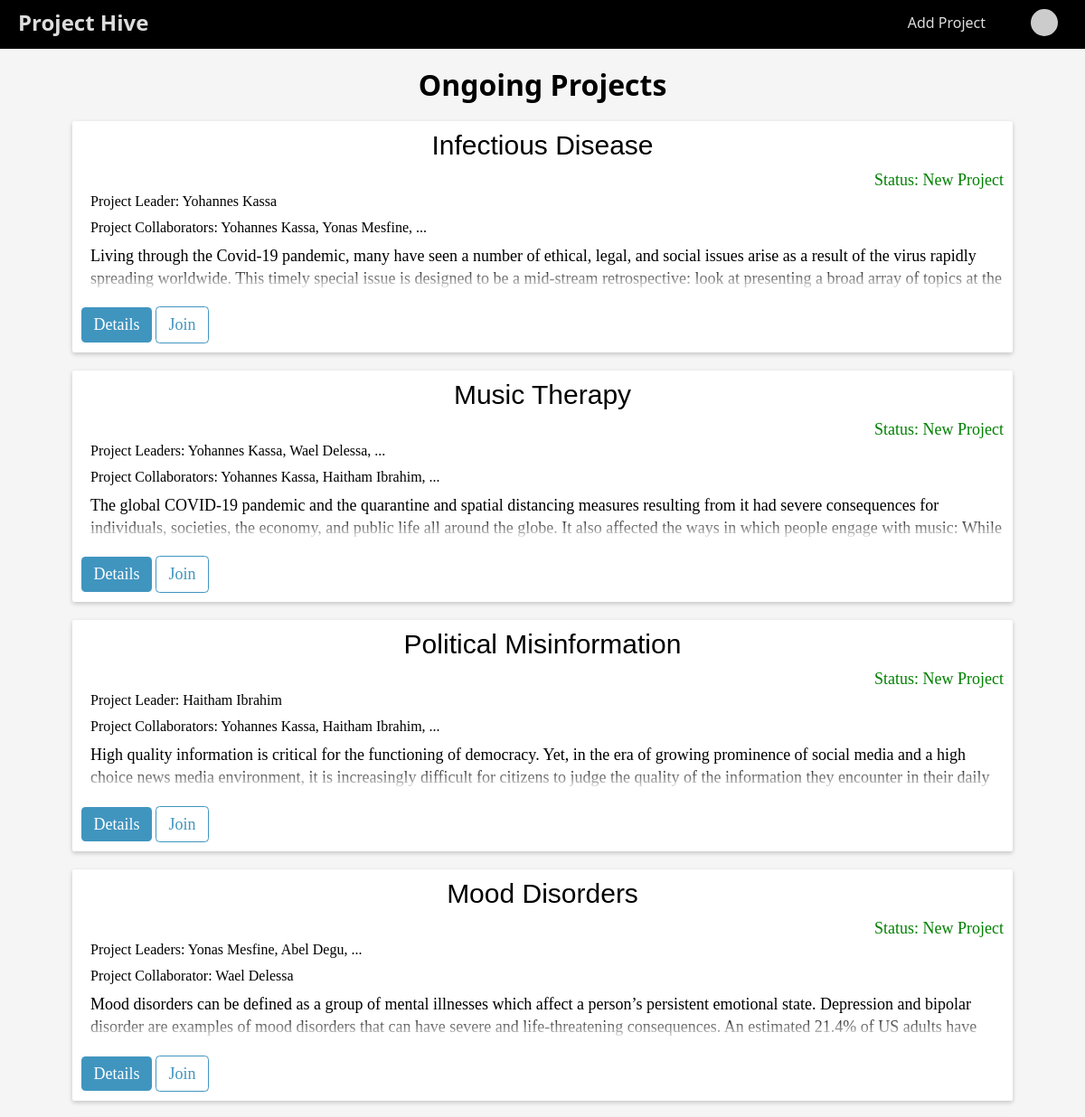
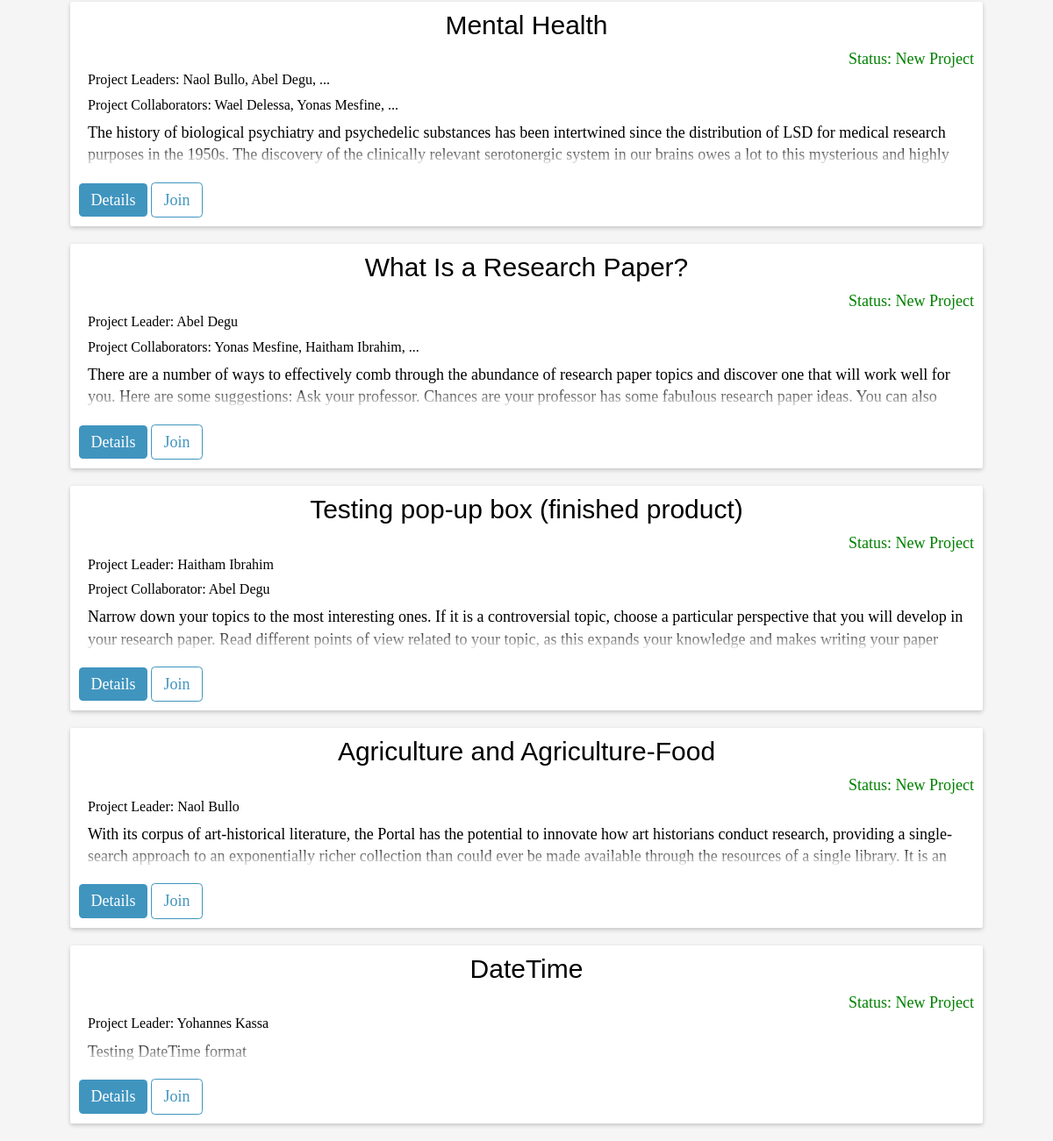
Screenshot of / (signed in) with the database file from the repository (2 pictures, top to bottom).
### website/models.py (models this page shows)
class Project(db.Model):
    id = db.Column(db.Integer, primary_key=True)
    title = db.Column(db.String(500), nullable=False)
    start_date = db.Column(db.DateTime(timezone=True), default=func.now(), nullable=False)
    description = db.Column(db.String(5000), unique=True, nullable=False)
    status = db.Column(db.String(500), default="New Project")
    leaders = db.relationship('User', secondary='leader', backref='projects')

### website/views.py (the view)
@views.route("/", methods=["GET"])
@login_required
def index():
    entries = []
    projects = Project.query.all()
    if projects:
        for project in projects:
            entry = {}
            entry["title"] = project.title
            entry["description"] = project.description
            entry["status"] = project.status
            entry["id"] = project.id
            leader_names = []
            collaborator_names = []
            collaborator_entries = Collaborator.query.filter_by(
                project_id=project.id
            ).all()
            leader_entries = Leader.query.filter_by(project_id=project.id).all()
            if leader_entries:
                for leader_entry in leader_entries:
                    leader_first_name = (
                        User.query.filter_by(id=leader_entry.user_id).first().first_name
                    )
                    leader_last_name = (
                        User.query.filter_by(id=leader_entry.user_id).first().last_name
                    )
                    leader_name = leader_first_name + " " + leader_last_name
                    leader_names.append(leader_name)
            if collaborator_entries:
                for collaborator_entry in collaborator_entries:
                    user_id = collaborator_entry.user_id
                    collaborator_first_name = (
                        User.query.filter_by(id=user_id).first().first_name
                    )
                    collaborator_last_name = (
                        User.query.filter_by(id=user_id).first().last_name
                    )
                    collaborator_name = (
                        collaborator_first_name + " " + collaborator_last_name
                    )
                    collaborator_names.append(collaborator_name)
            entry["collaborator_names"] = collaborator_names
            entry["leader_names"] = leader_names
            entries.append(entry)
    return render_template("index.html", entries=entries, user=current_user)

### website/__init__.py (called while the page is built)
def create_app():
    app = Flask(__name__)
    app.config["TEMPLATES_AUTO_RELOAD"] = True
    app.config['SQLALCHEMY_DATABASE_URI'] = f'sqlite:///{DB_NAME}'
    app.config['SECRET_KEY'] = "dsaljf;ldsakjf;lkdsjf,cmlkjlkwqjfoijlsad;"
    app.config['LOGIN_MESSAGE'] = 'Please log in to continue.'
    db.init_app(app)
    from website.views import views
    from website.auth import auth
    app.register_blueprint(views, url_prefix="/")
    app.register_blueprint(auth, url_prefix="/")
    from website import models
    from website.models import User
    create_database(app)
    login_manager = LoginManager()
    login_manager.login_view = 'auth.login'
    login_manager.login_message = 'Please log in to continue.' # set the custom login message
    login_manager.init_app(app)
    @login_manager.user_loader
    def load_user(id):
        return User.query.get(int(id))
    return app

### website/templates/index.html (shortened to what this page needs)
{% extends "base.html" %}
{% block main %}
  <h1>Ongoing Projects</h1>
{% for entry in entries %}
<div class="card">
    <div class="title-grid">
        <div class="P-Title">{{ entry.title }}</div>
        <div class="status">Status: {{entry.status}}</div>
    </div>
    <div class="P-owner">
        {% if entry.leader_names|length == 1 %}
            Project Leader: {{ entry.leader_names[0] }}
        {% elif entry.leader_names|length > 1 %}
            Project Leaders: {{ entry.leader_names[0] }}, {{ entry.leader_names[1] }}, ...
        {% endif %}
    </div>
    {% if entry.collaborator_names %}
        <div class="Project-collaborators">
            {% if entry.collaborator_names|length == 1 %}
                Project Collaborator: {{ entry.collaborator_names[0] }}
            {% elif  entry.collaborator_names|length > 1 %}
                Project Collaborators: {{  entry.collaborator_names[0] }}, {{  entry.collaborator_names[1] }}, ...
            {% endif %}
        </div>
     {% endif %}
    <div class="Description">
        {{ entry.description }}
    </div>
    <div class="card-footer">
        <a href="{{ url_for('views_bp.details', id=entry.id) }}"><button class="homebtn">Details</button></a>
        {% if not entry.is_collaborator and current_user.id not in entry.leader_ids %}
        <button class="homebtn btn-outline join-btn" onclick="showJoinPopup({{ entry.id }})">Join</button>
    {% endif %}
        </div>
</div>
{% endfor %}
{% endblock %}

### website/templates/base.html (shortened to what this page needs)
<!DOCTYPE html>
<html lang="en">
  <head>
    <link
    rel="stylesheet"
    href="{{ url_for('static', filename='css/normalize.css')}}"
    />
    <link
    rel="stylesheet"
    href="{{ url_for('static', filename='css/main.css')}}"
    />
  </head>
  <body>
    <nav class="nav">
      <a class="logo" href="/"">Project Hive</a>
      <ul class="list">
        {% if user.is_authenticated %}
        <li><a href="/add_project">Add Project</a></li>
        <li class="dropdown">
          <img class="gravatar" src="https://s.gravatar.com/avatar/353ffe54135685e371ae6add43986f92?d=mm" alt="naol.bullo@outlook.com">
        </li>
        {% else %}
        <li class="mb-16"><a href="/login">Login</a></li>
        <li class="mb-16"><a href="/register">Register</a></li>
        {% endif %}
      </ul>
    </nav>
    <main>{% block main %} {% endblock %}</main>
  </body>
</html>

### website/static/css/main.css (style rules this page uses)
*, *::after, *::before { box-sizing: border-box; }
html { font-size: 62.5%; }
.card { font-family: serif; font-size: 1.6rem; }
body { background-color: #f5f5f5; }
h1 { text-align: center; font-size: 3.2rem; }
input[type="text"], input[type="email"], input[type="password"], button { outline: none; width: 100%; }
a { text-decoration: none; }
.P-owner { margin-bottom: 1rem; margin-left: 1rem; font-size: 1.6rem; }
.Project-collaborators { margin-bottom: 1rem; margin-left: 1rem; font-size: 1.6rem; }
.card { background-color: white; padding: 1rem; margin: 2rem 8rem; border: none; border-radius: 0.25rem; box-shadow: 0 2px 5px 0 rgba(0, 0, 0, 0.2); }
.P-Title { font-size: 3rem; margin-bottom: 1rem; text-align: center; font-family: sans-serif; }
.status { font-size: 1.8rem; margin-bottom: 0.5rem; text-align: end; color: green; }
.Description { font-size: 1.8rem; max-height: calc(2 * 1em * 1.4); line-height: 1.4; margin-left: 1rem; overflow: hidden; position: relative; margin-bottom: 1.8rem; }
.Description::before { content: ""; position: absolute; height: calc(1em * 1.4); width: 100%; bottom: 0; pointer-events: none; background: linear-gradient(to bottom, transparent, white); }
.card-footer { margin-top: 1rem; }
.homebtn { --color: hsl(200, 50%, 50%); background: var(--color); color: white; border: none; font-size: 1.8rem; padding: 0.5em 0.75em; border-radius: 0.25em; cursor: pointer; width: auto; }
.homebtn.btn-outline { background: none; border: 1px solid var(--color); color: var(--color); }
nav { display: flex; justify-content: space-between; align-items: center; background-color: #000; color: #fff; width: 100%; }
nav a { color: #ddd; text-decoration: none; margin: 0 10px; transition: color 0.15s; }
.logo { font-weight: bold; font-size: 24px; margin-left: 2rem; margin-bottom: 0.5rem; }
nav ul { list-style: none; display: flex; }
nav li { margin: 0 10px; }
.gravatar { position: relative; top: -6px; height: 30px; width: 30px; margin: 0 2rem; border-radius: 100%; border: none; cursor: pointer; }
.nav .list { margin-bottom: 0.5rem; }
.dropdown { position: relative; display: inline-block; }

### rows the page displays
Project: title "Infectious Disease", status "New Project", leader_names "Yohannes Kassa", collaborator_names "Yohannes Kassa", collaborator_names "Yonas Mesfine", description "Living through the Covid-19 pandemic, many have seen a number of ethical, legal, and social issues arise as a result of the virus rapidly spreading worldwide. This timely special issue is designed to be a mid-stream retrospective: look at presenting a broad array of topics at the…"
Project: title "Music Therapy", status "New Project", leader_names "Yohannes Kassa", leader_names "Wael Delessa", collaborator_names "Yohannes Kassa", collaborator_names "Haitham Ibrahim", description "The global COVID-19 pandemic and the quarantine and spatial distancing measures resulting from it had severe consequences for individuals, societies, the economy, and public life all around the globe. It also affected the ways in which people engage with music: While…"
Project: title "Political Misinformation", status "New Project", leader_names "Haitham Ibrahim", collaborator_names "Yohannes Kassa", collaborator_names "Haitham Ibrahim", description "High quality information is critical for the functioning of democracy. Yet, in the era of growing prominence of social media and a high choice news media environment, it is increasingly difficult for citizens to judge the quality of the information they encounter in their daily…"
Project: title "Mood Disorders", status "New Project", leader_names "Yonas Mesfine", leader_names "Abel Degu", collaborator_names "Wael Delessa", description "Mood disorders can be defined as a group of mental illnesses which affect a person’s persistent emotional state. Depression and bipolar disorder are examples of mood disorders that can have severe and life-threatening consequences. An estimated 21.4% of US adults have…"
Project: title "Mental Health", status "New Project", leader_names "Naol Bullo", leader_names "Abel Degu", collaborator_names "Wael Delessa", collaborator_names "Yonas Mesfine", description "The history of biological psychiatry and psychedelic substances has been intertwined since the distribution of LSD for medical research purposes in the 1950s. The discovery of the clinically relevant serotonergic system in our brains owes a lot to this mysterious and highly…"
Project: title "What Is a Research Paper?", status "New Project", leader_names "Abel Degu", collaborator_names "Yonas Mesfine", collaborator_names "Haitham Ibrahim", description "There are a number of ways to effectively comb through the abundance of research paper topics and discover one that will work well for you. Here are some suggestions: Ask your professor. Chances are your professor has some fabulous research paper ideas. You can also…"
Project: title "Testing pop-up box (finished product)", status "New Project", leader_names "Haitham Ibrahim", collaborator_names "Abel Degu", description "Narrow down your topics to the most interesting ones. If it is a controversial topic, choose a particular perspective that you will develop in your research paper. Read different points of view related to your topic, as this expands your knowledge and makes writing your paper…"
Project: title "Agriculture and Agriculture-Food", status "New Project", leader_names "Naol Bullo", description "With its corpus of art-historical literature, the Portal has the potential to innovate how art historians conduct research, providing a single-search approach to an exponentially richer collection than could ever be made available through the resources of a single library. It is an…"
Project: title "DateTime", status "New Project", leader_names "Yohannes Kassa", description "Testing DateTime format"
